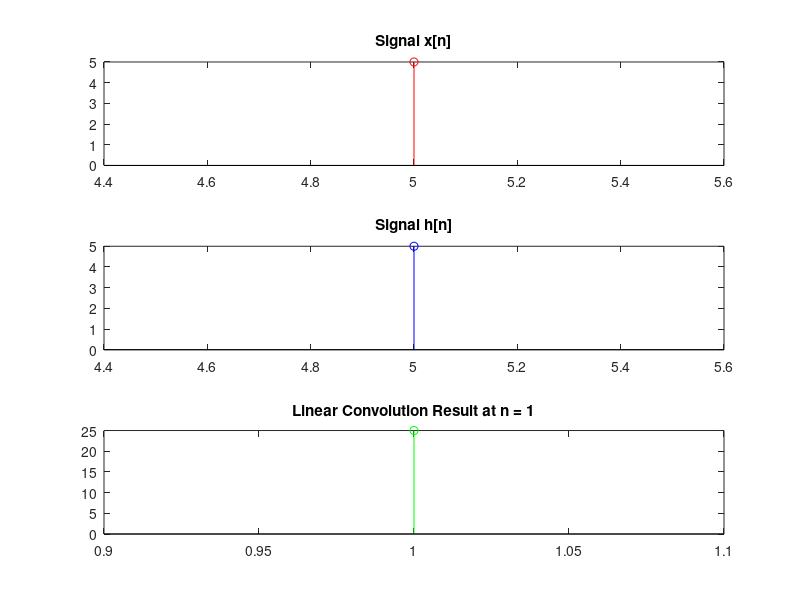

Here is the MATLAB script that generated this plot:
%linear convolution of 2 discrete signals

x = input('Enter first signal x[n] as a vector: ');
t_x = input('Enter the time vector for the first signal: ');

h = input('Enter second signal h[n] as a vector: ');
t_h = input('Enter the time vector for the second signal: ');

%linear convolution
M = length(x);
N = length(h);
y_linear = zeros(1, M + N - 1);

for n = 1:M + N - 1
    for k = max(1, n-M+1):min(n,N)
        y_linear(n) = y_linear(n) + x(n-k+1)*h(k);
    end

end

% Plotting
figure(n);

subplot(3,1,1);
stem(t_x, x, 'r');
title('Signal x[n]');

subplot(3,1,2);
stem(t_h, h, 'b');
title('Signal h[n]');

subplot(3,1,3);
stem(y_linear, 'g');
title(['Linear Convolution Result at n = ', num2str(n)]);

% Display results
disp('Linear Convolution Result:');
disp(y_linear);


% example
% [1,2,0.5,1]
% [1,2,1,-1]